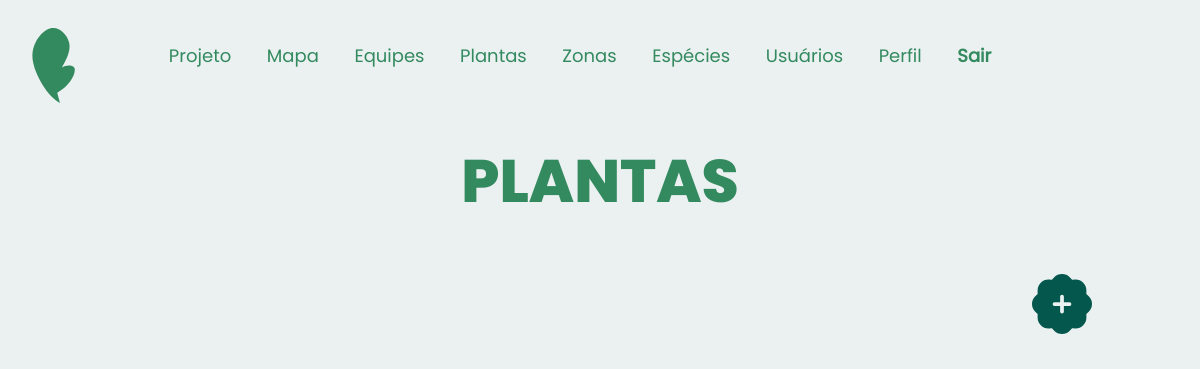
The app's page /app/views/equipes/listEquipes.php, older data.
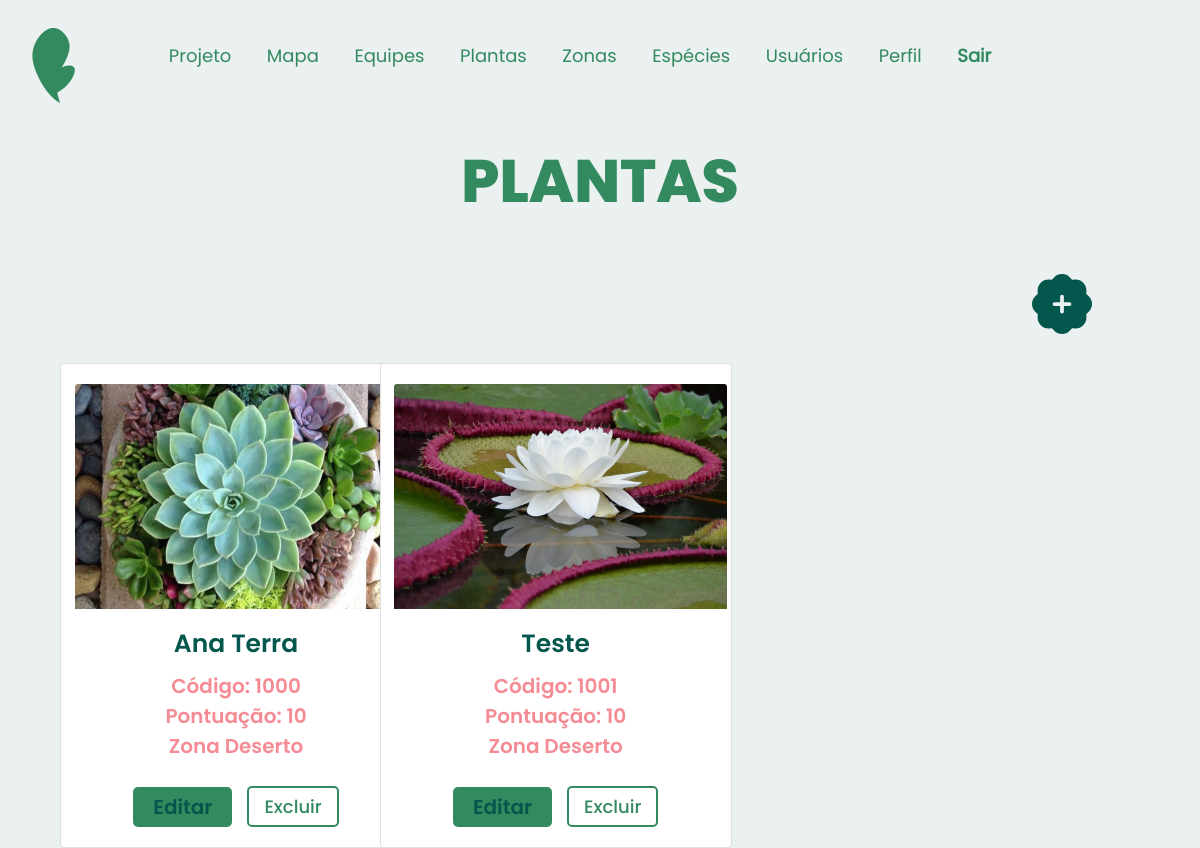
The same page, newer data.
### tables this page shows
CREATE TABLE `planta` (
  `idPlanta` int(11) NOT NULL,
  `idZona` int(11) NOT NULL,
  `idEspecie` int(11) NOT NULL,
  `codNumerico` int(11) NOT NULL,
  `imagemPlanta` varchar(200) NOT NULL,
  `pontuacaoPlanta` int(4) NOT NULL,
  `codQR` varchar(5000) NOT NULL,
  `nomeSocial` varchar(60) NOT NULL,
  `historia` varchar(300) NOT NULL
);

CREATE TABLE `zona` (
  `idZona` int(11) NOT NULL,
  `nomeZona` varchar(60) NOT NULL,
  `qntPlantas` int(11) DEFAULT NULL,
  `pontoZona` int(11) DEFAULT NULL
);

### app/models/PlantaModel.php (called while the page is built, shortened)
<?php
Class Planta {
    private $IdPlanta;
    private $NomeSocial;
    private $Pontos;
    private $CodNumerico;
    private $Especie;
    private $ImagemPlanta;
    private $zona;
    public function getIdPlanta()
    {
        return $this->IdPlanta;
    }
    public function setIdPlanta($IdPlanta)
    {
        $this->IdPlanta = $IdPlanta;
        return $this;
    }
    public function getNomeSocial()
    {
        return $this->NomeSocial;
    }
    public function setNomeSocial($NomeSocial)
    {
        $this->NomeSocial = $NomeSocial;
        return $this;
    }
    public function getCodNumerico()
    {
        return $this->CodNumerico;
    }
    public function setCodNumerico($CodNumerico)
    {
        $this->CodNumerico = $CodNumerico;
        return $this;
    }
    public function getEspecie()
    {
        return $this->Especie;
    }
    public function setEspecie($Especie)
    {
        $this->Especie = $Especie;
        return $this;
    }
    public function getZona()
    {
        return $this->zona;
    }
    public function setZona($zona)
    {
        $this->zona = $zona;
        return $this;
    }
    public function getPontos()
    {
        return $this->Pontos;
    }
    public function setPontos($Pontos)
    {
        $this->Pontos = $Pontos;
        return $this;
    }
    public function getImagemPlanta()
    {
        return $this->ImagemPlanta;
    }
    public function setImagemPlanta($ImagemPlanta)
    {
        $this->ImagemPlanta = $ImagemPlanta;
        return $this;
    }
}

### app/dao/PlantaDAO.php (called while the page is built, shortened)
<?php
include_once(__DIR__."/../models/EspecieModel.php");
include_once(__DIR__."/../models/ZonaModel.php");
include_once(__DIR__."/../models/PlantaModel.php");
class PlantaDAO {
    private function mapPlantas($resultSql) {
            $plantas = array();
            foreach ($resultSql as $reg):
            $planta = new Planta();
            $planta->setIdPlanta($reg['idPlanta']);
            $planta->setNomeSocial($reg['nomeSocial']);
            $planta->setPontos($reg['pontuacaoPlanta']);
            $planta->setImagemPlanta($reg['imagemPlanta']);
            $planta->setCodNumerico($reg['codNumerico']);
            $planta->setPlantaHistoria($reg['historia']);
            $planta->setQrCode($reg['codQR']);
            $especie = new Especie($reg['idEspecie'], $reg['nomePop']);
            $planta->setEspecie($especie);
            $zona = new Zona($reg['idZona'], $reg['nomeZona']);
            $planta->setZona($zona);
            array_push($plantas, $planta);
        endforeach;
        return $plantas;
}
    public function list() {
        $conn = conectar_db();
        $sql = PlantaDAO::SQL_PLANTA .
                " ORDER BY p.nomeSocial";
        $stm = $conn->prepare($sql);
        $stm->execute();
        $result = $stm->fetchAll();
        return $this->mapPlantas($result);
    }
}
?>

### app/controllers/PlantaController.php (called while the page is built, shortened)
<?php
include_once(__DIR__."/../dao/PlantaDAO.php");
class PlantaController {
    private $plantaDAO;
    public function __construct() {
        $this->plantaDAO = new PlantaDAO();
    }
    public function listar() {
        return $this->plantaDAO->list();
    }
}
?>

### app/models/EspecieModel.php (called while the page is built, shortened)
<?php
class Especie {
	private $IdEspecie;
    public function __construct($id="",$nomep="", $nomec="")
    {
        $this->IdEspecie = $id;
    }
	public function getIdEspecie()
	{
		return $this->IdEspecie;
	}
}

### app/models/ZonaModel.php (called while the page is built, shortened)
<?php
class Zona {
    private $NomeZona;
    public function __construct($id="",$nome="", $qntP="", $pontosT=0)
    {
        $this->NomeZona = $nome;
    }
    public function __toString() {
        return $this->NomeZona;
    }
    }
?>

### app/views/plantas/htmlPlanta.php (the view)
<html>
<link rel="stylesheet" href="../css/listPlanta.css">
</html>
<?php
Class PlantaHTML {
    public static function desenhaPlanta($plantas) {
        echo "<div class='container text-center'>";
        echo "<div class='row row-cols-4'>";
        foreach ($plantas as $planta):
            echo "<div class='col-md-4'>";
            echo "<br>";
            echo "<div class='card' style='width: 22rem;'>";
            echo "<a href='visualizarPlanta.php?idp=".$planta->getIdPlanta()."&ide=".$planta->getEspecie()->getIdEspecie()."'><img src='".$planta->getImagemPlanta()."' style='width: 95%; height: 95%;'class='card-img-top mais' alt='...'></a>";
            echo "<div class='card-body'>";
            echo "<h5 class='card-title nome-soc'>". $planta->getNomeSocial() ."</h5>";
            echo "<p class='card-text nome-texto'>Código: ".$planta->getCodNumerico()."<br>Pontuação: ".$planta->getPontos()."<br>".$planta->getZona()."</p>";
            echo "<a href='editarPlanta.php?id=".$planta->getIdPlanta()."' class='btn btn-primary editar'>Editar</a>";
            echo "<a href='deletarPlanta.php?id=".$planta->getIdPlanta()."' onclick='return confirm(\"Confirma a exclusão da Planta?\");' class='btn btn-alert excluir'>Excluir</a>";
            echo "<br>";
            echo "</div>";
            echo "</div>";
            echo "</div>";
        endforeach;
        echo "</div>";
        echo "</div>";
    }
}
?>

### app/views/equipes/htmlEquipe.php (shortened to what this page needs)
<html>
<link rel="stylesheet" href="../css/listPlanta.css">
</html>

### app/views/equipes/listEquipes.php (shortened to what this page needs)
<?php
include_once(__DIR__."/htmlEquipe.php");
?>
<!DOCTYPE html>
<html lang="en">
<head>
    <?php include_once("../../bootstrap/header.php");?>
    <link rel="stylesheet" href="css/index.css">
    <link rel="stylesheet" href="css/cabecalho.css">
</head>
<nav>
    <?php include_once("../../bootstrap/navADM.php");?>
    <br>
</nav>
<body>
<a>
  <h1 class="text-center primeirotextoreg">PLANTAS</h1> </a>
  <div style="margin: 40px 10px 0px 10px;">
  <div style="float: right; padding-right: 70px;">
        <a class="btn" href="adicionarPlanta.php">
    </a></div><br><br><br>
        <?php
            $plantaCont = new PlantaController();
            $plantas = $plantaCont->listar();
            PlantaHTML::desenhaPlanta($plantas);
        ?>
        </div>
</body>
</html>

### app/bootstrap/header.php (shortened to what this page needs)
    <link rel="stylesheet" href="https://stackpath.bootstrapcdn.com/bootstrap/4.1.3/css/bootstrap.min.css"
>
    <link rel="stylesheet" href="../css/index.css">
    <link rel="stylesheet" href="../css/cabecalho.css">
    <link rel="stylesheet" href="../views/css/cabecalho.css">

### app/bootstrap/navADM.php (shortened to what this page needs)
<div class="col-xs-12" id="nav-container">
    <div id="itensmenu">
            <nav class="navbar navbar-expand-lg " id="menu">
                <a href="../indexADM.php" class="nav-brand">
                    <div class="row justify-content-md-left">
                        <div id="imgmenu">
                            <img class="img-responsive"  id="logo" >
                        </div>
                    </div>
                </a>
                <div class="collapse navbar-collapse justify-content-end" id="navbar-links">
                    <div class="navbar-nav" id="navbar-links">
                        <a class="nav-item nav-link" id="projeto-menu" href="../projetoADM.php"> Projeto </a>
                        <a class="nav-item nav-link" id="mapa-menu" href="..\controllers\EspecieControllerADM.php?action=EspeciesMapa"> Mapa</a>
                        <a class="nav-item nav-link" id="equipe-menu" href="../equipes/listEquipes.php"> Equipes</a>
                        <a class="nav-item nav-link" id="itemmenu" href="../plantas/listPlantas.php"> Plantas </a>
                        <a class="nav-item nav-link" id="zonas-menu" href="../zones/listZonas.php"> Zonas </a>
                        <a class="nav-item nav-link" id="especies-menu" href="../especies/listEspecies.php"> Espécies </a>
                        <a class="nav-item nav-link" id="usuarios-menu" href="./UserController.php?action=findAll"> Usuários </a>
                        <a class="nav-item nav-link" id="perfil-menu" href="./perfil.php"> Perfil </a>
                        <a class="nav-item nav-link" id="botaoentrar" href="../controllers/UserController.php?action=sair"> Sair  </a>
                    </div>
                </div>
            </nav>
        </div>
    </div>

### app/views/css/listPlanta.css (style rules this page uses)
:root { --principal: #338a5f; --verdao: #04574d; --branco: #ebf0f1; --branquinho: #ebf0f14b; --destaque: #f58c95; --rosinha: #f0b6bc; --cinza: #586660; --cinzinha: #d3dadb; width: 100%; height: 100%; font-family: Poppins-regular, Roboto; }
body { background-color: var(--branco); color: var(--verdao); }
img.mais { height: 225px !important; transition: 0.3s ease; align-content: center; margin-top: 20px; margin-left: 10px; }
a { color: inherit; text-decoration: none; }
.row { margin-left: -15px; }
.nome-soc { font-family: Poppins-semibold; font-size: 25px; }
p { font-family: Poppins-medium; font-size: 20px; }
a.editar { color: #04574d; background-color: var(--principal); border: none; border-radius: 5px; width: max-content !important; height: max-content !important; padding-left: 20px; padding-right: 20px; padding-top: 5px; padding-bottom: 5px; font-family: Poppins-semibold; font-size: 20px; transition: 0.3s ease; display: inline-block; }
.excluir { color: var(--principal); background-color: transparent; border-radius: 5px; border: 2px solid var(--principal); padding-left: 15px; padding-right: 15px; padding-top: 5px; padding-bottom: 5px; font-family: Poppins-medium; font-size: 18px; transition: 0.3s ease; margin-left: 15px; display: inline-block; }
.primeirotextoreg { color: #338A5F; margin-bottom: 50px; font-family: Poppins; margin-top: 10px; font-size: 60px; }
.nome-texto { font-family: Poppins-semibold; font-size: 20px; color:#f58c95; margin-bottom: 25px; }

### app/views/css/index.css (style rules this page uses)
:root { --principal: #338a5f; --verdao: #04574d; --branco: #ebf0f1; --branquinho: #ebf0f14b; --destaque: #f58c95; --rosinha: #f0b6bc; --cinza: #586660; --cinzinha: #d3dadb; width: 100%; height: 100%; font-family: Poppins-regular, Roboto; }
#itemmenu { display: flex; font-size: 1.3em; margin-left: 50px; color: var(--principal); text-decoration: none; padding-top: 0.3em; cursor: pointer; height: min-content; font-family: Poppins-regular; font-size: 19px; }
#navbar-links { margin-right: 90px; }
#logo { width: 100px; margin-top: 20px; margin-left: 15px; }
body { background-color: var(--branco); }
#botaoentrar { display: flex; font-size: 1.3em; margin-left: 50px; color: var(--principal); text-decoration: none; padding-top: 0.3em; cursor: pointer; height: min-content; font-family: Poppins-regular; font-size: 19px; font-weight: bold; }
body { overflow-x: hidden; }

### app/views/css/cabecalho.css (style rules this page uses)
:root { --principal: #338a5f; --verdao: #04574d; --branco: #ebf0f1; --branquinho: #ebf0f14b; --destaque: #f58c95; --rosinha: #f0b6bc; --cinza: #586660; --cinzinha: #d3dadb; width: 100%; height: 100%; font-family: Poppins-regular, Roboto; }
#logo { content: url('../../public/logo-green.svg'); width: 75px; }
#nav-container { padding-top: 0; padding-bottom: 0; margin-top: 0%; }
#botaoentrar { font-weight: 700; cursor: pointer; }
#navbar-links a { color: var(--principal); cursor: pointer; height: min-content; font-family: Poppins-regular; margin-left: 10px; font-size: 18px; padding: 1rem .8rem; text-align: right; }

Row changes from the older to the newer data that the page shows:
added planta: imagemPlanta (picture), nomeSocial "Ana Terra", codNumerico "1000", pontuacaoPlanta "10", idZona.nomeZona "Zona Deserto"
added planta: imagemPlanta (picture), nomeSocial "Teste", codNumerico "1001", pontuacaoPlanta "10", idZona.nomeZona "Zona Deserto"
